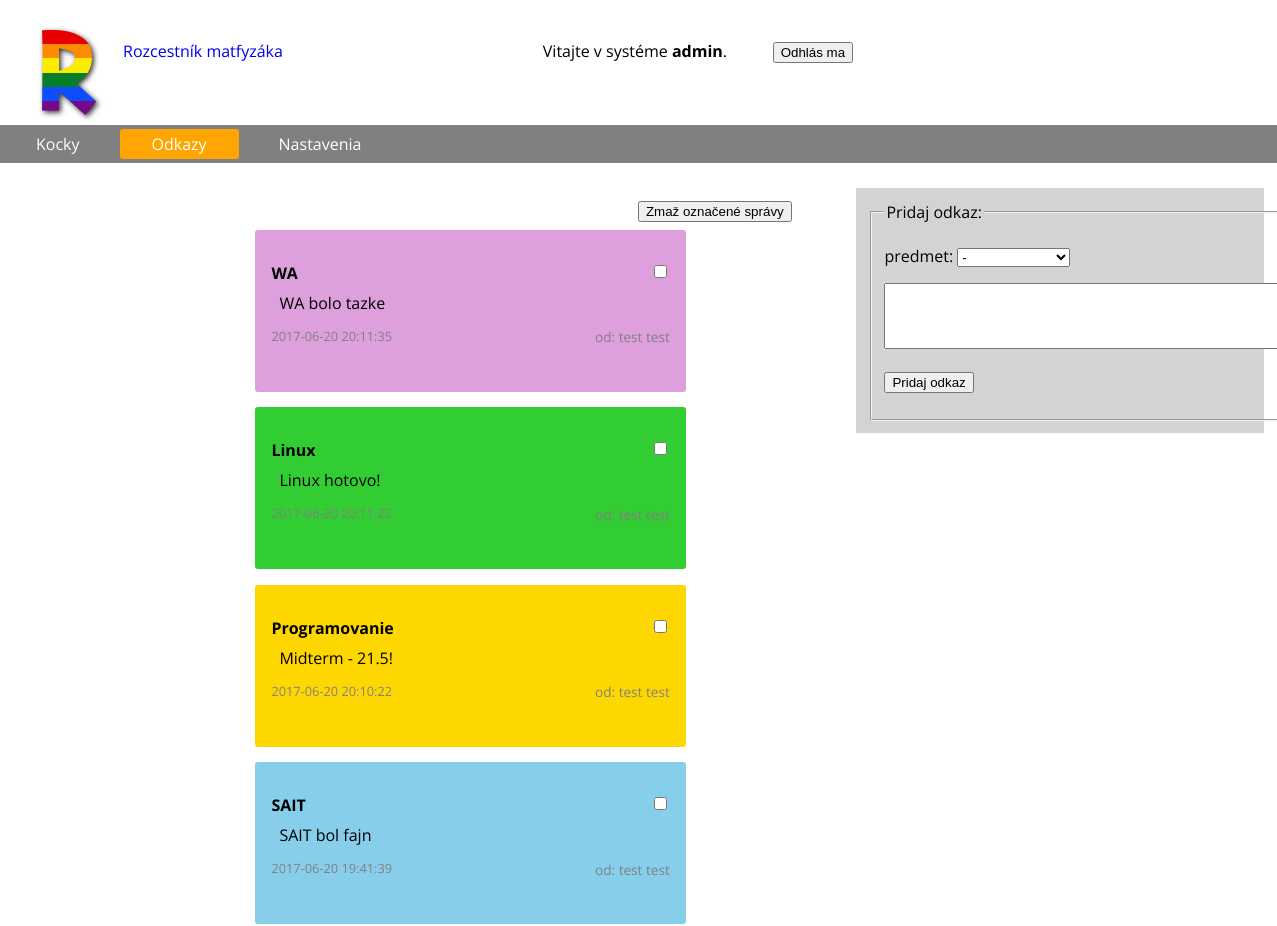
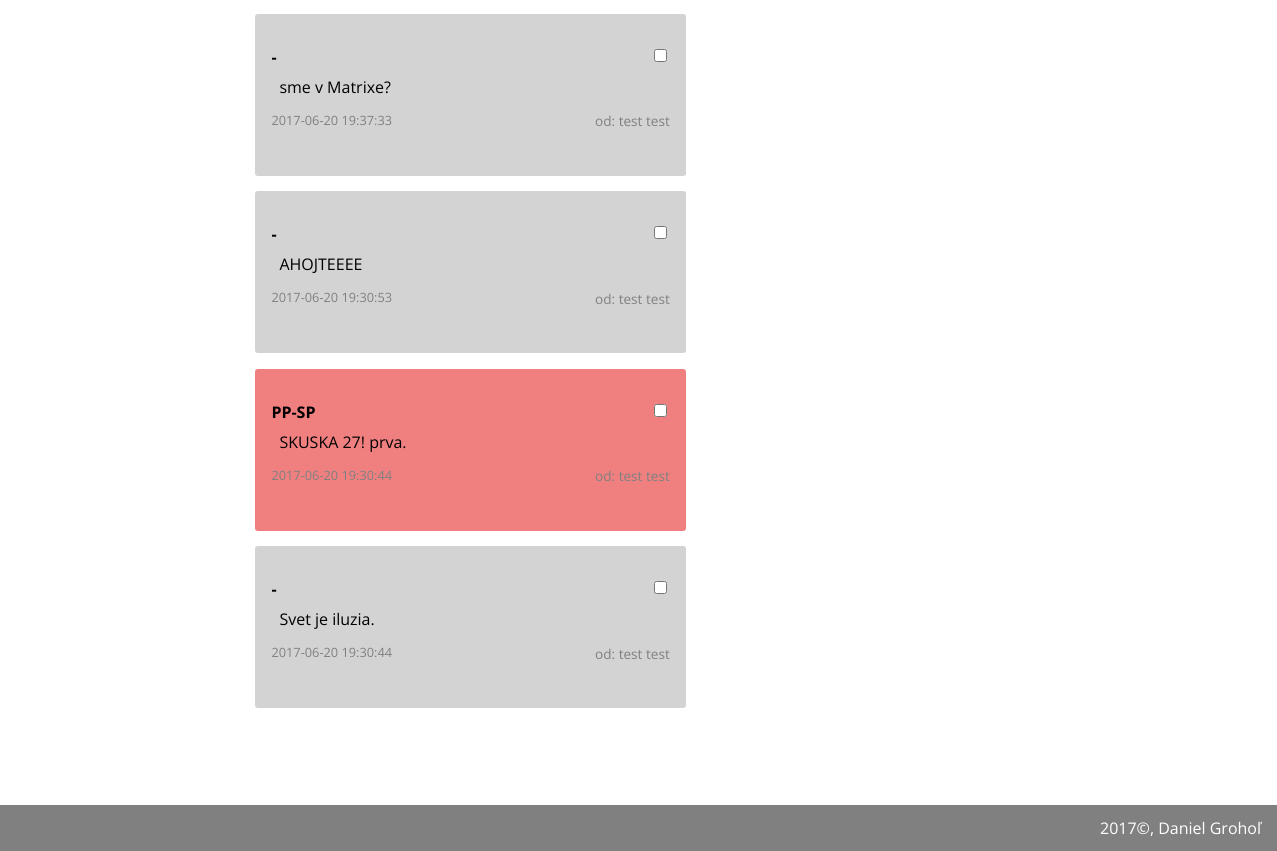
Page /odkazy.php (signed in) on the committed database (2 pictures, top to bottom).
### tables this page shows
CREATE TABLE IF NOT EXISTS `rozcestnik_messages` (
  `mid` smallint(3) NOT NULL,
  `uid` tinyint(4) NOT NULL,
  `text` text NOT NULL,
  `predmet` tinyint(3) NOT NULL,
  `status` tinyint(1) NOT NULL DEFAULT '1',
  `cas` timestamp NOT NULL DEFAULT CURRENT_TIMESTAMP
);

CREATE TABLE IF NOT EXISTS `rozcestnik_predmety` (
  `pid` tinyint(1) NOT NULL,
  `predmet` varchar(18) DEFAULT NULL
);

CREATE TABLE IF NOT EXISTS `rozcestnik_users` (
  `user_id` int(5) NOT NULL,
  `email` varchar(30) NOT NULL,
  `pass` varchar(32) NOT NULL,
  `name` varchar(30) NOT NULL,
  `surname` varchar(30) NOT NULL,
  `user_table` tinytext NOT NULL,
  `admin` tinyint(1) NOT NULL
);

### functions.php (the view, shortened to what this page needs)
<?php
function head_func(){
	?>
	<!DOCTYPE html>
	<html lang="sk">
	   <head>
	      <link rel="stylesheet" href="style-full.css" media="all" />
	      <link rel="stylesheet" href="style-mini.css" media="screen and (max-device-width:482px)" />
	   </head>
	   <body>
      <header>
		<a href="index.php"><img src="img/mensi.png" alt="logo" id="logo"></a>
        <a href="index.php" id="site_name">Rozcestník matfyzáka</a>
     <div id='login'>
    <?php
			if (isset($_SESSION['email'])) {
                ?>
                    <p>Vitajte v systéme <strong><?php echo $_SESSION['email'];?></strong>.</p>
                    <form method="post">
                    <p>
                         <input type="submit" name="logout_but" id="logout_but" value="Odhlás ma">
                    </p>
                    </form>
			<?php
			}
			?>
		</div>
	</header>
	<?php
	}
function footer_func($class=''){
    echo "<footer class='" . $class . "'>";
    echo "<p>2017&copy;, Daniel Grohoľ</p>";
    echo "</footer>";
}
        ?>
        <?php
function vypis_select_comment_categories(){
    global $mysqli;
    if (!$mysqli->connect_errno){
        $sql = "SELECT * FROM rozcestnik_predmety";
        if ($result = $mysqli->query($sql)){
            echo "<select name='predmet'>";
            while ($row = $result->fetch_assoc()){
                echo "<option value='{$row['pid']}'>{$row['predmet']}</option>\n";
            }
            echo "</select>";
        }
    }
}
    ?>
    <?php
function print_messages(){
    global $mysqli;
    if (!$mysqli->connect_errno){
        $sql = "SELECT * FROM rozcestnik_messages WHERE status='1' ORDER BY cas DESC";
        if ($result = $mysqli->query($sql)){
            echo "<form method='post'>";
            echo "<input type='submit' name='delete_messages' value='Zmaž označené správy' id='delete_messages_butt'>";
            while ($row = $result->fetch_assoc()){
                $subject_name = get_subject_name($row['predmet']);
                $from = get_uid_name($row['uid']);
                echo "<div class='message{$row['predmet']}'>";
                if ( (isset($_SESSION['admin']) && ($_SESSION['admin'])  ) || (isset($_SESSION['user_id']) && ($row['uid'] == $_SESSION['user_id'] ) ) ) echo "<input class='message_check' type='checkbox' name=delete[] value='" . $row['mid'] . "'>";
                echo "<p class='message_subject'>$subject_name</p>";
                echo "<p class='message_text'>{$row['text']}</p>";
                echo "<p class='message_time'>{$row['cas']}</p>";
                echo "<p class='message_uid'>od: {$from['name']} {$from['surname']}</p>";
                echo "</div>";
            }
            echo "</form>";
        }
    }
}
function get_subject_name($subject_id){
    global $mysqli;
    if (!$mysqli->connect_errno){
        $sql = "SELECT predmet FROM rozcestnik_predmety WHERE pid=$subject_id";
        if ($result = $mysqli->query($sql)){
            if ($row = $result->fetch_assoc()){
                return $row['predmet'];
            }
        } echo "<p class='chyba'>get_uid_name: Zlyhal dopyt</p>";
    }
}
function get_uid_name($uid){
    global $mysqli;
    if (!$mysqli->connect_errno){
        $sql = "SELECT name, surname FROM rozcestnik_users WHERE user_id=$uid";
        if ($result = $mysqli->query($sql)){
            if ($row = $result->fetch_assoc()){
                return $row;
            }
        } echo "<p class='chyba'>get_uid_name: Zlyhal dopyt</p>";
    }
}
function navigation($selected){
?>
<nav>
<?php
    $nav = array("index.php"=>"Kocky", "odkazy.php"=>"Odkazy", "uprav.php"=>"Nastavenia");
        foreach ($nav as $page => $name){
            echo "<a href='$page'";
            if ($selected == $page) echo " class='active'";
            echo ">$name</a>";
        }
        ?>
</nav>
<?php
}
?>

### style-full.css (style rules this page uses)
body { font-family: 'Open Sans', serif; background: white; margin: 0; padding: 0; }
header { width: 100%; float: left; height: 80px; padding: 1.5em 2em 0.5em; color: black; max-height: 90px; }
#logo { width: auto; float: left; }
#login { width: 60%; float: right; }
#site_name { float: left; width: 20%; margin: 1em; text-decoration: none; }
nav { width: 100%; margin: 1% 0; padding:0; color: gray; background-color: gray; float: left; clear: both; }
nav a { color: white; padding: 0.25em 2em; margin: 0.25em ; float: left; text-decoration: none; border-radius: 3px; transition: all 0.4s; }
nav a.active { background-color: orange; }
header p { text-decoration: none; width: 30%; float: left; }
div[class^="message"] { width: 52%; min-height: 80px; max-height: 330px; border-radius: 3px; float: left; padding: 2em 1em; margin: 1% 30%; }
div.message0 { background-color: lightgray; }
div.message1 { background-color: gold; }
div.message2 { background-color: lightcoral; }
div.message4 { background-color: plum; }
div.message5 { background-color: limegreen; }
div.message6 { background-color: skyblue; }
p.message_subject, p.message_text { margin: 0 0 0.5em; }
p.message_subject { font-weight: bold; }
p.message_text { margin: 0 0.5em; }
p.message_uid { float: right; color: gray; font-size: 85%; }
p.message_time { float: left; color: gray; font-size: 80%; }
input.message_check { float: right; }
#delete_messages_butt { float: right; }
footer { width: 100%; float: left; background-color: gray; clear: both; position: relative; bottom: 0; margin-top: 5%; }
footer p { float: right; color: white; margin: 0.75em 1em; }

### style-mini.css (style rules this page uses)
header { min-height: 300px; max-height: 300px; background-color: orange; font-size: 2em; }
#logo { width: 10%; }
#site_name { width: 75%; font-size: 1.75em; }
#login { width: 75%; float: left; font-size: 1.25em; }
nav { width: 95%; margin: 5%; }
nav a { width: 28%; padding: 1%; margin: 1%; font-size: 2.5em; }
footer { height: 5%; font-size: 2.5em; }

### rows in the picture
rozcestnik_messages: predmet.predmet "WA", text "WA bolo tazke", cas "2017-06-20 20:11:35", uid.name "test", uid.surname "test"
rozcestnik_messages: predmet.predmet "Linux", text "Linux hotovo!"
rozcestnik_messages: predmet.predmet "Programovanie", text "Midterm - 21.5!", cas "2017-06-20 20:10:22", uid.name "test", uid.surname "test"
rozcestnik_messages: predmet.predmet "SAIT", text "SAIT bol fajn", cas "2017-06-20 19:41:39", uid.name "test", uid.surname "test"
rozcestnik_messages: predmet.predmet "-", text "sme v Matrixe?", cas "2017-06-20 19:37:33", uid.name "test", uid.surname "test"
rozcestnik_messages: predmet.predmet "-", text "AHOJTEEEE", cas "2017-06-20 19:30:53", uid.name "test", uid.surname "test"
rozcestnik_messages: predmet.predmet "PP-SP", text "SKUSKA 27! prva.", cas "2017-06-20 19:30:44", uid.name "test", uid.surname "test"
rozcestnik_messages: predmet.predmet "-", text "Svet je iluzia.", cas "2017-06-20 19:30:44", uid.name "test", uid.surname "test"

### other values in the picture
$_SESSION['email'] "admin"
$name "Kocky"
$name "Odkazy"
$name "Nastavenia"
form field predmet "-"
